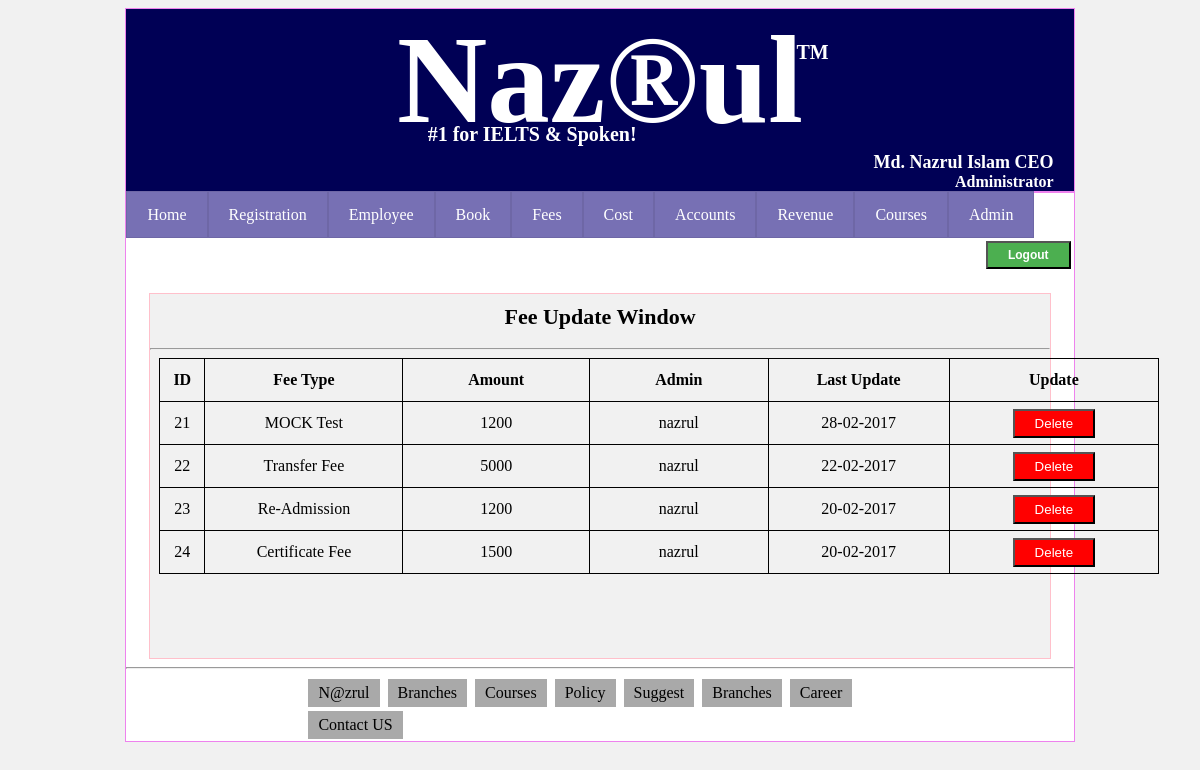
The page /feeTableShow.php (signed in) on the database its author committed.
### tables this page shows
CREATE TABLE `feetable` (
  `id` int(11) NOT NULL,
  `feeTitle` varchar(250) DEFAULT NULL,
  `feeAmount` varchar(100) DEFAULT NULL,
  `lastUpdate` varchar(100) DEFAULT NULL,
  `admin` varchar(100) DEFAULT NULL
);

### feeTableShow.php (the view, shortened to what this page needs)
<!DOCTYPE html>
<html>
    <head>
        <link href="css/index.css" rel="stylesheet">
    </head>
    <body style="background-color: #f1f1f1">
		<?php include 'header.php'; ?>
        <div class="main_body">
            <div class="adminform" style="width: 95%;">
                <div style="font-size: 22px; text-align: center; font-weight: bolder; padding:10px;">
                    Fee Update Window
                </div>
                <hr>
                <div style="margin:auto;width: 98%; min-height: 300px;">
                   <table style="text-align:center;">
                        <tr>
                            <th style="width:200px;">ID</th>
                            <th>Fee Type</th>
                            <th>Amount</th>
                            <th>Admin</th>
                            <th>Last Update</th>
                            <th>Update</th>
                        </tr>
                        <?php
					try
					{
						$conn = new PDO("mysql:host=$servername;dbname=$dbname", $username, $password);
						$conn->setAttribute(PDO::ATTR_ERRMODE, PDO::ERRMODE_EXCEPTION);
						$stmt = $conn->query("SELECT * FROM feetable");
						while ($row = $stmt->fetch())
						{
									$id=$row["id"];
                        ?>
                        <tr>
                            <td style="width:200px;"><?php echo $row["id"];?></td>
                            <td><?php echo $row["feeTitle"];?></td>
                            <td><?php echo $row["feeAmount"];?></td>
                            <td><?php echo $row["admin"];?></td>
                            <td><?php echo $row["lastUpdate"];?></td>
							<td><a href="feeDeleteConfirm.php?id=<?php echo $id; ?>" >
								<button type="button" style="background:red;color: white; padding:5px 20px 5px 20px;">Delete</button>
								</a>
							</td>
                        </tr>
                        <?php
                            }
					}
			catch(PDOException $e)
				{
				echo "Error: " . $e->getMessage();
				}
                    ?>
                    </table>
                </div>
            </div>
            <hr>
            <div class="footer">
                <div class="icon">
                    <a href="#">N@zrul</a>
                </div>
                <div class="icon">
                    <a href="#">Branches</a>
                </div>
                <div class="icon">
                    <a href="#">Courses</a>
                </div>
                <div class="icon">
                    <a href="#">Policy</a>
                </div>
                <div class="icon">
                    <a href="#">Suggest</a>
                </div>
                <div class="icon">
                    <a href="#">Branches</a>
                </div>
                <div class="icon">
                    <a href="#">Career</a>
                </div>
                <div class="icon">
                    <a href="#">Contact US</a>
                </div>
            </div>
        </div>
    </body>
</html>

### css/index.css (style rules this page uses)
.main_body { height: auto; width: 80%; background-color: window; margin: auto; border: 1px solid violet; }
.icon { padding-left: 10px; padding-right: 10px; padding-top: 5px; padding-bottom: 5px; background-color: darkgrey; margin: 2px; }
.adminform { background: #F1F1F1; border: 1px solid pink; width: 60%; margin: auto; }
.footer { margin: auto; width: 62%; margin:auto; }
.footer div { display: inline-table; }

### feeTableShow.php (style rules this page uses)
table { border-collapse: collapse; }
table, td, th { border: 1px solid black; height: 40px; width: 1000px; vertical-align: center; }

### rows shown on the page
feetable: id "21", feeTitle "MOCK Test", feeAmount "1200", admin "nazrul", lastUpdate "28-02-2017"
feetable: id "22", feeTitle "Transfer Fee", feeAmount "5000", admin "nazrul", lastUpdate "22-02-2017"
feetable: id "23", feeTitle "Re-Admission", feeAmount "1200", admin "nazrul", lastUpdate "20-02-2017"
feetable: id "24", feeTitle "Certificate Fee", feeAmount "1500", admin "nazrul", lastUpdate "20-02-2017"

### other values the page prints
$sessionAdminFullName "Md. Nazrul Islam CEO"
$sessionAdminBranch "Administrator"
